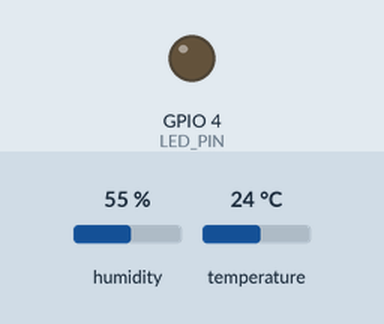
A sketch run on a simulated ESP32. On the bench: output pins drawn as LEDs (lit = HIGH). The test bench sets the inputs (shaded band); at power-on: humidity 55 %, temperature 24 °C. WiFi joins after 1.5 s; servers stay silent unless stated; no MQTT or app messages arrive unless stated; what the sketch prints to the serial monitor is not drawn. At 63.5 s the program puts the board to deep sleep or switches it off; the recording ends there.

Above: at 0.1 s.
At 3.6 s:
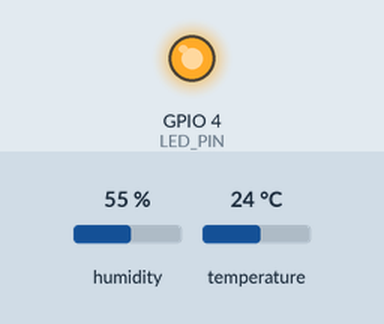
Timing chart, 0 to 63.5 s (numbered marks = the images above):
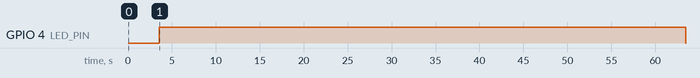

Measured:
- by itself, GPIO 4 (LED_PIN): LOW → HIGH at 3.6 s, → LOW 60.0 s later

The sketch:

main.ino
```cpp
#include <WiFi.h>
#include <WiFiClientSecure.h>
#include <PubSubClient.h>
#include <ArduinoOTA.h>
#include "DHT.h"

#define DHTPIN    13
#define DHTTYPE   DHT11
#define LED_PIN   4     // Flash LED
#define FW_VERSION "1.0.2" // OTA Updated Version

const char* ssid     = "YOUR_WIFI_SSID";
const char* password = "YOUR_WIFI_PASSWORD";

const char* mqtt_server = "YOUR_HIVEMQ_CLUSTER_URL";
const int   mqtt_port   = 8883;
const char* mqtt_user   = "YOUR_MQTT_USERNAME";
const char* mqtt_pass   = "YOUR_MQTT_PASSWORD";

const char* mqtt_data_topic   = "iot/esp32cam/env";
const char* mqtt_status_topic = "iot/esp32cam/status";

DHT dht(DHTPIN, DHTTYPE);
WiFiClientSecure secureClient;
PubSubClient mqttClient(secureClient);

bool dataSent      = false;
bool otaInProgress = false;
unsigned long otaWindowStart;

#define OTA_WINDOW_MS   60000      // 1 minute OTA window
#define SLEEP_MINUTES  1           // Deep sleep time

void ledOn()  { digitalWrite(LED_PIN, HIGH); }
void ledOff() { digitalWrite(LED_PIN, LOW); }

void connectWiFi() {
  if (WiFi.status() == WL_CONNECTED) return;

  Serial.print("Connecting to WiFi");
  WiFi.begin(ssid, password);

  unsigned long start = millis();
  while (WiFi.status() != WL_CONNECTED) {
    delay(500);
    Serial.print(".");
    if (millis() - start > 15000) {
      Serial.println("\nWiFi timeout");
      return;
    }
  }

  Serial.println("\nWiFi connected");
}

void connectMQTT() {
  if (mqttClient.connected()) return;

  Serial.print("Connecting to MQTT...");
  if (mqttClient.connect(
        "ESP32_CAM_ENV",
        mqtt_user,
        mqtt_pass,
        mqtt_status_topic,
        1,
        true,
        "OFFLINE")) {

    Serial.println("connected");
    mqttClient.publish(mqtt_status_topic, "ONLINE", true);
  } else {
    Serial.println("failed");
  }
}

bool publishWithRetry(const char* topic, const char* payload, int retries = 3) {
  for (int i = 1; i <= retries; i++) {
    Serial.printf("Publish attempt %d\n", i);

    if (mqttClient.publish(topic, payload, true)) {
      Serial.println("Publish success");
      return true;
    }

    Serial.println("Publish failed, retrying...");
    delay(1000);
  }

  Serial.println("Publish failed after retries");
  return false;
}

void setupOTA() {
  ArduinoOTA.setHostname("ESP32_CAM_ENV");

  ArduinoOTA.onStart([]() {
    otaInProgress = true;
    Serial.println("OTA started (sleep blocked)");
  });

  ArduinoOTA.onEnd([]() {
    otaInProgress = false;
    Serial.println("OTA finished");
  });

  ArduinoOTA.onError([](ota_error_t error) {
    otaInProgress = false;
    Serial.printf("OTA error: %u\n", error);
  });

  ArduinoOTA.begin();
}

void setup() {
  Serial.begin(115200);
  Serial.print("Firmware version: ");
  Serial.println(FW_VERSION);
  pinMode(LED_PIN, OUTPUT);
  ledOff();

  WiFi.mode(WIFI_STA);
  connectWiFi();

  secureClient.setInsecure();
  mqttClient.setServer(mqtt_server, mqtt_port);

  dht.begin();
  delay(2000);

  setupOTA();
  otaWindowStart = millis();
}


void loop() {
  ArduinoOTA.handle();

  connectWiFi();
  connectMQTT();
  mqttClient.loop();

  if (!dataSent && mqttClient.connected()) {
    ledOn();

    float temp = dht.readTemperature();
    float hum  = dht.readHumidity();

    if (!isnan(temp) && !isnan(hum)) {
      char payload[128];
      snprintf(payload, sizeof(payload),
        "{\"device\":\"ESP32_CAM_ENV\",\"temp\":%.2f,\"hum\":%.2f}",
        temp, hum);

      if (publishWithRetry(mqtt_data_topic, payload)) {
        dataSent = true;
      }
    }
  }

  if (!otaInProgress && millis() - otaWindowStart > OTA_WINDOW_MS) {
    Serial.println("Going to deep sleep");

    mqttClient.publish(mqtt_status_topic, "SLEEPING", true);
    mqttClient.disconnect();

    WiFi.disconnect(true);
    WiFi.mode(WIFI_OFF);

    ledOff();

    esp_sleep_enable_timer_wakeup(SLEEP_MINUTES * 60ULL * 1000000ULL);
    esp_deep_sleep_start();
  }
}
```
